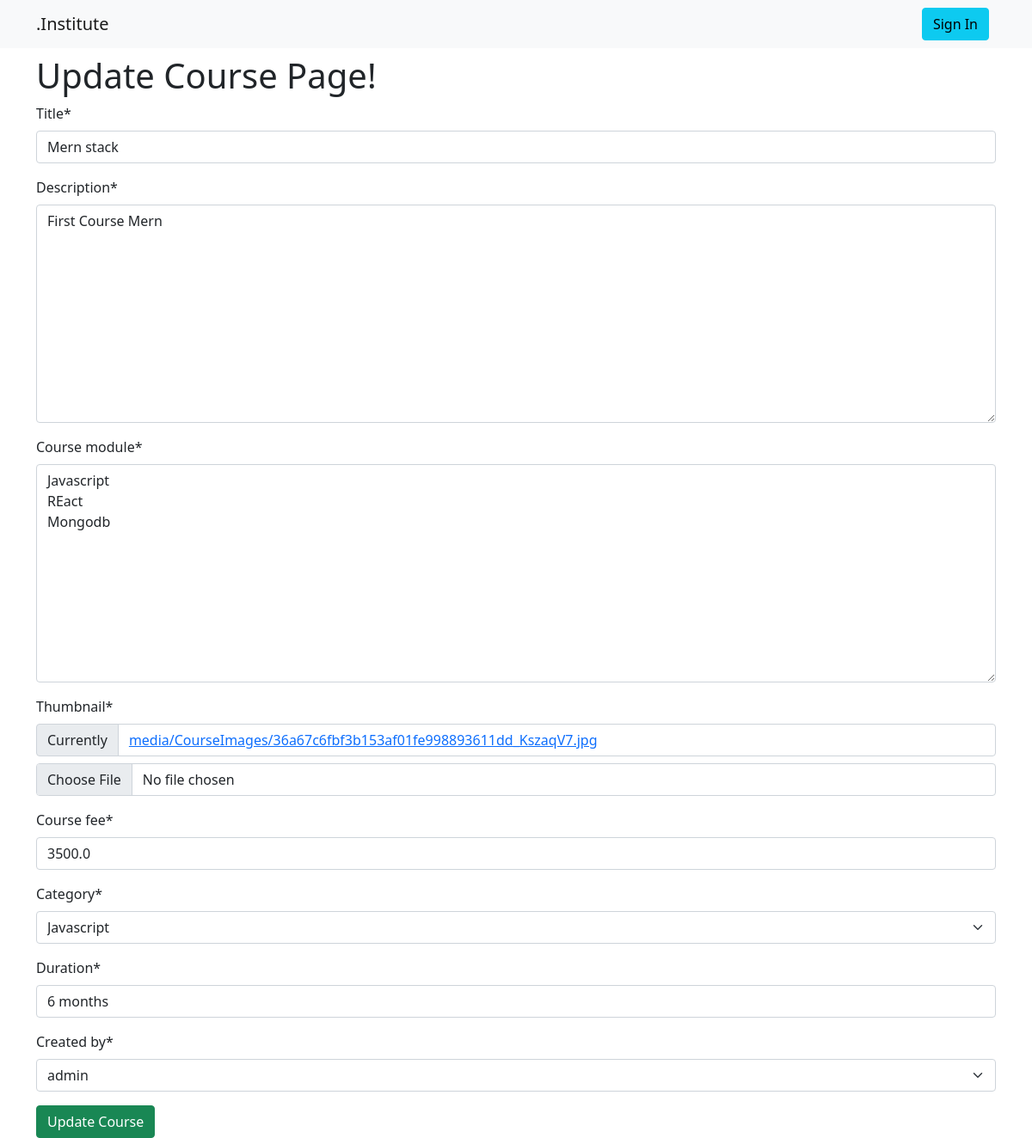
The page /update_course/3/ on the database its author committed.
### Course/models.py (models this page shows, shortened)
class CourseModel(models.Model):
    title = models.CharField(max_length=100,null=True)
    description = models.TextField(null=True)
    course_module = models.TextField(null=True)
    thumbnail = models.ImageField(upload_to='./media/CourseImages/',null=True)
    course_fee = models.FloatField(null=True)
    category = models.ForeignKey(
        CourseCategoryModel,
        on_delete=models.SET_NULL,
        related_name='course_category',
        null=True
    )
    duration = models.CharField(max_length=50,null=True)
    created_by = models.ForeignKey(
        UserModel,
        on_delete=models.SET_NULL,
        related_name='course_creator',
        null=True
    )

### Course/views.py (the view)
# urls.py: path('update_course/<str:id>/',update_course,name='update_course'),
def update_course(request,id):
    data = get_object_or_404(CourseModel,id=id)
    form_data = CourseForm(instance=data)
    if request.method == 'POST':
        form_data = CourseForm(request.POST,request.FILES,instance=data)
        if form_data.is_valid():
            form_data.save()
            messages.success(request,'Course Updated Successfully!')
            return redirect('course_page')
    context = {
        'form_data' : form_data,
        'title' : 'Update Course',
        'heading' : 'Update Course Page!',
        'btn' : 'Update Course'
    }
    return render(request,'master/base_form.html',context)

### Course/forms.py
class CourseForm(forms.ModelForm):
    class Meta:
        model = CourseModel
        fields = '__all__'

### Course/models.py (called while the page is built)
    def __str__(self):
        return self.name

### auth_user/models.py (called while the page is built)
    def __str__(self):
        return self.username

### templates/master/base_form.html (shortened to what this page needs)
{% extends "master/base.html" %}
{% load crispy_forms_tags %}
{% block content %}
    <h1>{{heading}}</h1>
    <form action="" method="post" enctype="multipart/form-data">
        {{ form_data | crispy }}
        <button type="submit" class="btn btn-success">{{btn}}</button>
    </form>
{% endblock content %}

### rows shown on the page
CourseModel: title "Mern stack", description "First Course Mern", course_module "Javascript REact Mongodb", course_fee "3500.0", category "Javascript", duration "6 months", created_by "admin"

### other values the page prints
{{ heading }} "Update Course Page!"
{{ btn }} "Update Course"
